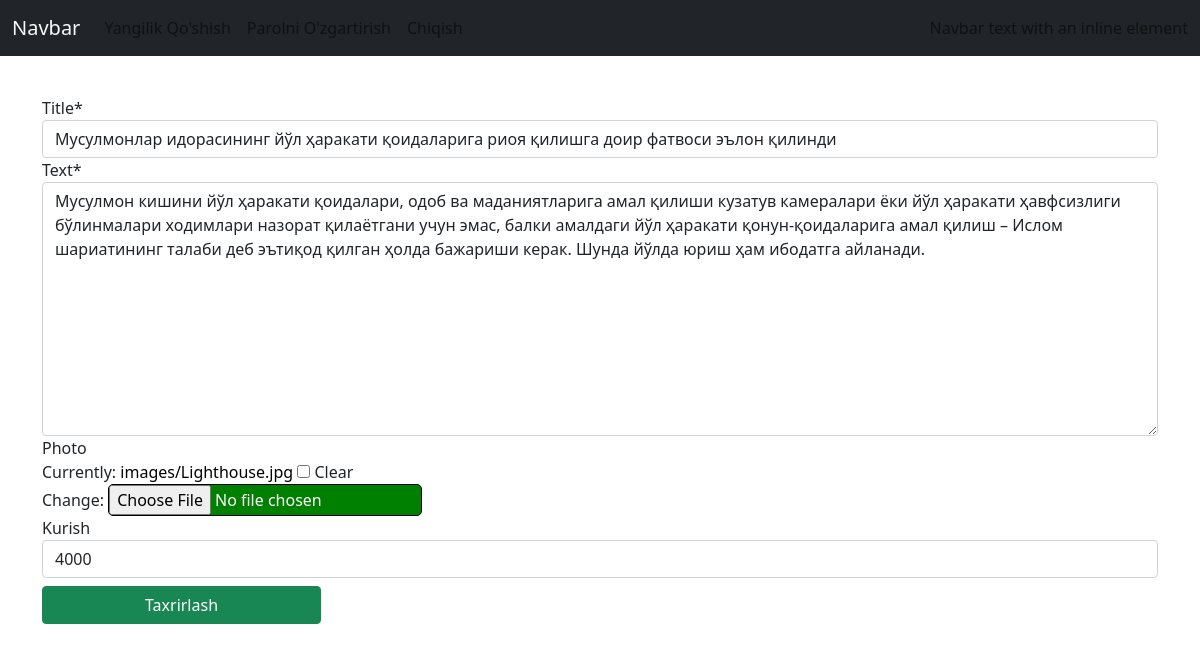
Page /articles/update/30/ (signed in) on the committed database.
### Maqola/models.py (models this page shows, shortened)
class Article(models.Model):
    title=models.CharField(max_length=256)
    text=models.TextField()
    photo=models.ImageField(upload_to='images/',blank=True)
    date=models.DateTimeField(auto_now_add=True)
    kurish=models.PositiveIntegerField(null=True, blank=True)
    author=models.ForeignKey(
        get_user_model(),
        on_delete=models.CASCADE
    )

### Maqola/views.py (the view)
# urls.py: path('update/<int:pk>/',AlerUpdateViews.as_view(),name='update'),
class AlerUpdateViews(UserPassesTestMixin,LoginRequiredMixin,UpdateView):
    model=Article
    template_name='update.html'
    fields=('title','text','photo','kurish')
    success_url=reverse_lazy('article')
    login_url='login'
    def test_func(self):
        obj=self.get_object()
        return obj.author==self.request.user

### templates/update.html (shortened to what this page needs)
{% extends 'base.html' %}
{% load crispy_forms_tags %}
{% block content %}
{% if user.is_authenticated%}
<div class="container mt-4 ">
    <div class="row">
        <div class=' mt-3 col-12 '>
            <form method='post' enctype="multipart/form-data">
                {{form|crispy}}
                <button type='submit' class="btn btn-success mt-2 w-25">Taxrirlash</button>
            </form>
        </div>
    </div>
</div>
{% endif %}
{% endblock content %}

### static/css/style.css (style rules this page uses)
a { list-style: none; text-decoration: none; color: black; }
.clearablefileinput { background-color:green; color: white; border-radius: 5px; outline: none; border: 1px solid black; }

### templates/base.html (style rules this page uses)
a { list-style: none; text-decoration: none; color: black; }
.clearablefileinput { background-color:green; color: white; border-radius: 5px; outline: none; border: 1px solid black; }

### rows in the picture
Article: title "Мусулмонлар идорасининг йўл ҳаракати қоидаларига риоя қилишга доир фатвоси эълон қилинди", text "Мусулмон кишини йўл ҳаракати қоидалари, одоб ва маданиятларига амал қилиши кузатув камералари ёки йўл ҳаракати ҳавфсизлиги бўлинмалари ходимлари назорат қилаётгани учун эмас, балки амалдаги йўл ҳаракати қонун-қоидаларига амал қилиш – Ислом шариатининг талаби деб эътиқод қилган ҳолда бажариши керак. Шунда йўлда юриш ҳам ибодатга айланади.", kurish "4000"
